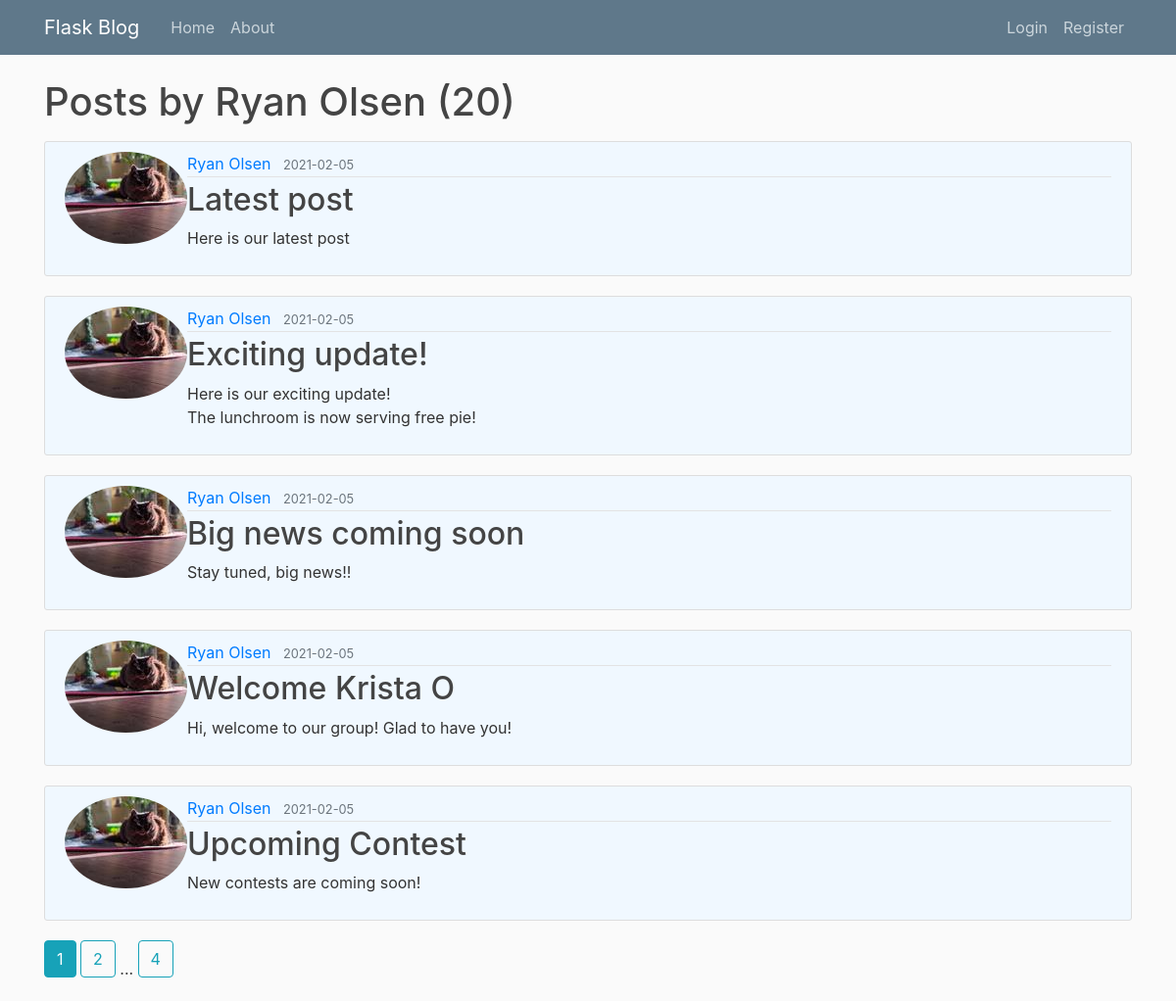
Screenshot of /user/Ryan Olsen with the database file from the repository.
### flaskblog/models.py (models this page shows, shortened)
class User(db.Model, UserMixin):
    id = db.Column(db.Integer, primary_key=True)
    username = db.Column(db.String(20), unique=True, nullable=False) #string with max length of 20 characters
    email = db.Column(db.String(120), unique=True, nullable=False) #string with max length of 120 characters
    image_file = db.Column(db.String(20), nullable=False, default='default.jpg')  #image for user profiole pictures
    password = db.Column(db.String(60), nullable=False)
    posts = db.relationship('Post', backref='author', lazy=True)

class Post(db.Model, UserMixin):
    id = db.Column(db.Integer, primary_key=True)
    title = db.Column(db.String(100), nullable=False)
    date_posted = db.Column(db.DateTime, nullable=False, default=datetime.utcnow)
    content = db.Column(db.Text, nullable=False)
    user_id = db.Column(db.Integer, db.ForeignKey('user.id'), nullable=False)

### flaskblog/users/routes.py (the view)
@users.route("/user/<string:username>")
def user_posts(username):
    page = request.args.get('page', 1, type=int)      #set default page to 1, page number must be an int
    user = User.query.filter_by(username=username).first_or_404()   #get first user, if none return 404 error
    posts = Post.query.filter_by(author=user)\
        .order_by(Post.date_posted.desc())\
        .paginate(page=page, per_page=5) #prints only 5 posts per page, order by post date in descending, broken up by \
    return render_template('user_posts.html', posts=posts, user=user) #returns page source, posts added

### flaskblog/templates/user_posts.html
{% extends "layout.html" %}
{% block content %}
    <h1 class="mb-3">Posts by {{ user.username }} ({{ posts.total }})   </h1>
    {% for post in posts.items %}
        <article class="media content-section">
          <img class="rounded-circle article-image" src="{{ url_for('static', filename='profile_pics/' + post.author.image_file) }}">
          <div class="media-body">
            <div class="article-metadata">
              <a class="mr-2" href="{{ url_for('users.user_posts', username=post.author.username)}}">{{ post.author.username }}</a>
              <small class="text-muted">{{ post.date_posted.strftime('%Y-%m-%d') }}</small>
            </div>
            <h2><a class="article-title" href="{{ url_for('posts.post', post_id=post.id) }}">{{ post.title }}</a></h2>
            <p class="article-content">{{ post.content }}</p>
          </div>
        </article>
    {% endfor %}
    {% for page_num in posts.iter_pages(left_edge=1, right_edge=1, left_current=1, right_current=2) %}
      {% if page_num %}
        {% if posts.page == page_num %}
          <a class="btn btn-info mb-4" href="{{ url_for('users.user_posts', username=user.username, page=page_num) }}">{{ page_num }} </a>
        {% else %}
          <a class="btn btn-outline-info mb-4" href="{{ url_for('users.user_posts', username=user.username, page=page_num) }}">{{ page_num }} </a>
        {% endif %}
      {% else %}
        ...
      {% endif %}
    {% endfor %}
{% endblock content %}

### flaskblog/static/main.css (style rules this page uses)
body { background: #fafafa; color: #333333; margin-top: 5rem; }
h1, h2, h3, h4, h5, h6 { color: #444444; }
.content-section { background: #F0F8FF; padding: 10px 20px; border: 1px solid #dddddd; border-radius: 3px; margin-bottom: 20px; }
.article-title { color: #444444; }
.article-content { white-space: pre-line; }
.article-metadata { padding-bottom: 1px; margin-bottom: 4px; border-bottom: 1px solid #e3e3e3 }

### rows the page displays
User: username "Ryan Olsen"
Post: image_file (picture), author.username "Ryan Olsen", date_posted "2021-02-05", title "Latest post", content "Here is our latest post"
Post: image_file (picture), author.username "Ryan Olsen", date_posted "2021-02-05", title "Exciting update!", content "Here is our exciting update! The lunchroom is now serving free pie!"
Post: image_file (picture), author.username "Ryan Olsen", date_posted "2021-02-05", title "Big news coming soon", content "Stay tuned, big news!!"
Post: image_file (picture), author.username "Ryan Olsen", date_posted "2021-02-05", title "Welcome Krista O", content "Hi, welcome to our group! Glad to have you!"
Post: image_file (picture), author.username "Ryan Olsen", date_posted "2021-02-05", title "Upcoming Contest", content "New contests are coming soon!"

### other values shown
{{ posts.total }} "20"
{{ page_num }} "1"
{{ page_num }} "2" "4"
